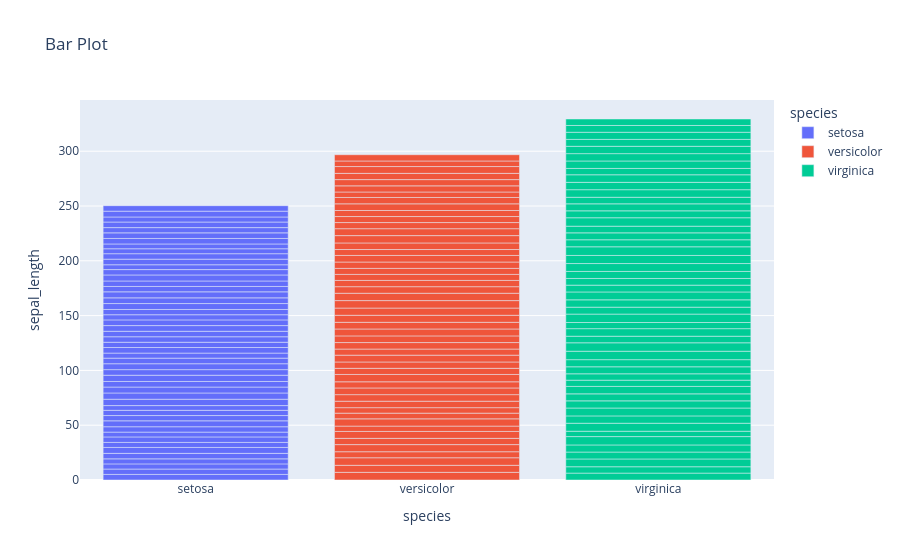

Notebook code for this chart:
### Markdown cell above
#  Bar Plot

Bar plots are used to compare values across different categories.
Plotly bar charts allow hover tooltips showing exact values for better interpretation.

### Code cell
# Create an interactive bar plot
# Select categorical feature for x-axis
# Select numerical feature for y-axis (aggregation concept)
# Add chart title for clarity
# Show the interactive bar chart

fig = px.bar(
    data_frame=iris,
    x ="species",
    y="sepal_length",
    color="species",
    title ="Bar Plot"
)
fig.show()

### Figure 1 — Plotly figure (JSON) as saved in the notebook; plotly's stock layout.template omitted (floating-point values rounded to 4 significant figures)
{"data": [{"hovertemplate": "species=%{x}<br>sepal_length=%{y}<extra></extra>", "legendgroup": "setosa", "marker": {"color": "#636efa", "pattern": {"shape": ""}}, "name": "setosa", "orientation": "v", "showlegend": true, "textposition": "auto", "type": "bar", "x": ["setosa", "setosa", "setosa", "setosa", "setosa", "setosa", "setosa", "setosa", "setosa", "setosa", "setosa", "setosa", "setosa", "setosa", "setosa", "setosa", "setosa", "setosa", "setosa", "setosa", "setosa", "setosa", "setosa", "setosa", "setosa", "setosa", "setosa", "setosa", "setosa", "setosa", "setosa", "setosa", "setosa", "setosa", "setosa", "setosa", "setosa", "setosa", "setosa", "setosa", "setosa", "setosa", "setosa", "setosa", "setosa", "setosa", "setosa", "setosa", "setosa", "setosa"], "xaxis": "x", "y": [5.1, 4.9, 4.7, 4.6, 5.0, 5.4, 4.6, 5.0, 4.4, 4.9, 5.4, 4.8, 4.8, 4.3, 5.8, 5.7, 5.4, 5.1, 5.7, 5.1, 5.4, 5.1, 4.6, 5.1, 4.8, 5.0, 5.0, 5.2, 5.2, 4.7, 4.8, 5.4, 5.2, 5.5, 4.9, 5.0, 5.5, 4.9, 4.4, 5.1, 5.0, 4.5, 4.4, 5.0, 5.1, 4.8, 5.1, 4.6, 5.3, 5.0], "yaxis": "y"}, {"hovertemplate": "species=%{x}<br>sepal_length=%{y}<extra></extra>", "legendgroup": "versicolor", "marker": {"color": "#EF553B", "pattern": {"shape": ""}}, "name": "versicolor", "orientation": "v", "showlegend": true, "textposition": "auto", "type": "bar", "x": ["versicolor", "versicolor", "versicolor", "versicolor", "versicolor", "versicolor", "versicolor", "versicolor", "versicolor", "versicolor", "versicolor", "versicolor", "versicolor", "versicolor", "versicolor", "versicolor", "versicolor", "versicolor", "versicolor", "versicolor", "versicolor", "versicolor", "versicolor", "versicolor", "versicolor", "versicolor", "versicolor", "versicolor", "versicolor", "versicolor", "versicolor", "versicolor", "versicolor", "versicolor", "versicolor", "versicolor", "versicolor", "versicolor", "versicolor", "versicolor", "versicolor", "versicolor", "versicolor", "versicolor", "versicolor", "versicolor", "versicolor", "versicolor", "versicolor", "versicolor"], "xaxis": "x", "y": [7.0, 6.4, 6.9, 5.5, 6.5, 5.7, 6.3, 4.9, 6.6, 5.2, 5.0, 5.9, 6.0, 6.1, 5.6, 6.7, 5.6, 5.8, 6.2, 5.6, 5.9, 6.1, 6.3, 6.1, 6.4, 6.6, 6.8, 6.7, 6.0, 5.7, 5.5, 5.5, 5.8, 6.0, 5.4, 6.0, 6.7, 6.3, 5.6, 5.5, 5.5, 6.1, 5.8, 5.0, 5.6, 5.7, 5.7, 6.2, 5.1, 5.7], "yaxis": "y"}, {"hovertemplate": "species=%{x}<br>sepal_length=%{y}<extra></extra>", "legendgroup": "virginica", "marker": {"color": "#00cc96", "pattern": {"shape": ""}}, "name": "virginica", "orientation": "v", "showlegend": true, "textposition": "auto", "type": "bar", "x": ["virginica", "virginica", "virginica", "virginica", "virginica", "virginica", "virginica", "virginica", "virginica", "virginica", "virginica", "virginica", "virginica", "virginica", "virginica", "virginica", "virginica", "virginica", "virginica", "virginica", "virginica", "virginica", "virginica", "virginica", "virginica", "virginica", "virginica", "virginica", "virginica", "virginica", "virginica", "virginica", "virginica", "virginica", "virginica", "virginica", "virginica", "virginica", "virginica", "virginica", "virginica", "virginica", "virginica", "virginica", "virginica", "virginica", "virginica", "virginica", "virginica", "virginica"], "xaxis": "x", "y": [6.3, 5.8, 7.1, 6.3, 6.5, 7.6, 4.9, 7.3, 6.7, 7.2, 6.5, 6.4, 6.8, 5.7, 5.8, 6.4, 6.5, 7.7, 7.7, 6.0, 6.9, 5.6, 7.7, 6.3, 6.7, 7.2, 6.2, 6.1, 6.4, 7.2, 7.4, 7.9, 6.4, 6.3, 6.1, 7.7, 6.3, 6.4, 6.0, 6.9, 6.7, 6.9, 5.8, 6.8, 6.7, 6.7, 6.3, 6.5, 6.2, 5.9], "yaxis": "y"}], "layout": {"barmode": "relative", "legend": {"title": {"text": "species"}, "tracegroupgap": 0}, "title": {"text": "Bar Plot"}, "xaxis": {"anchor": "y", "categoryarray": ["setosa", "versicolor", "virginica"], "categoryorder": "array", "domain": [0, 1], "title": {"text": "species"}}, "yaxis": {"anchor": "x", "domain": [0, 1], "title": {"text": "sepal_length"}}}}
